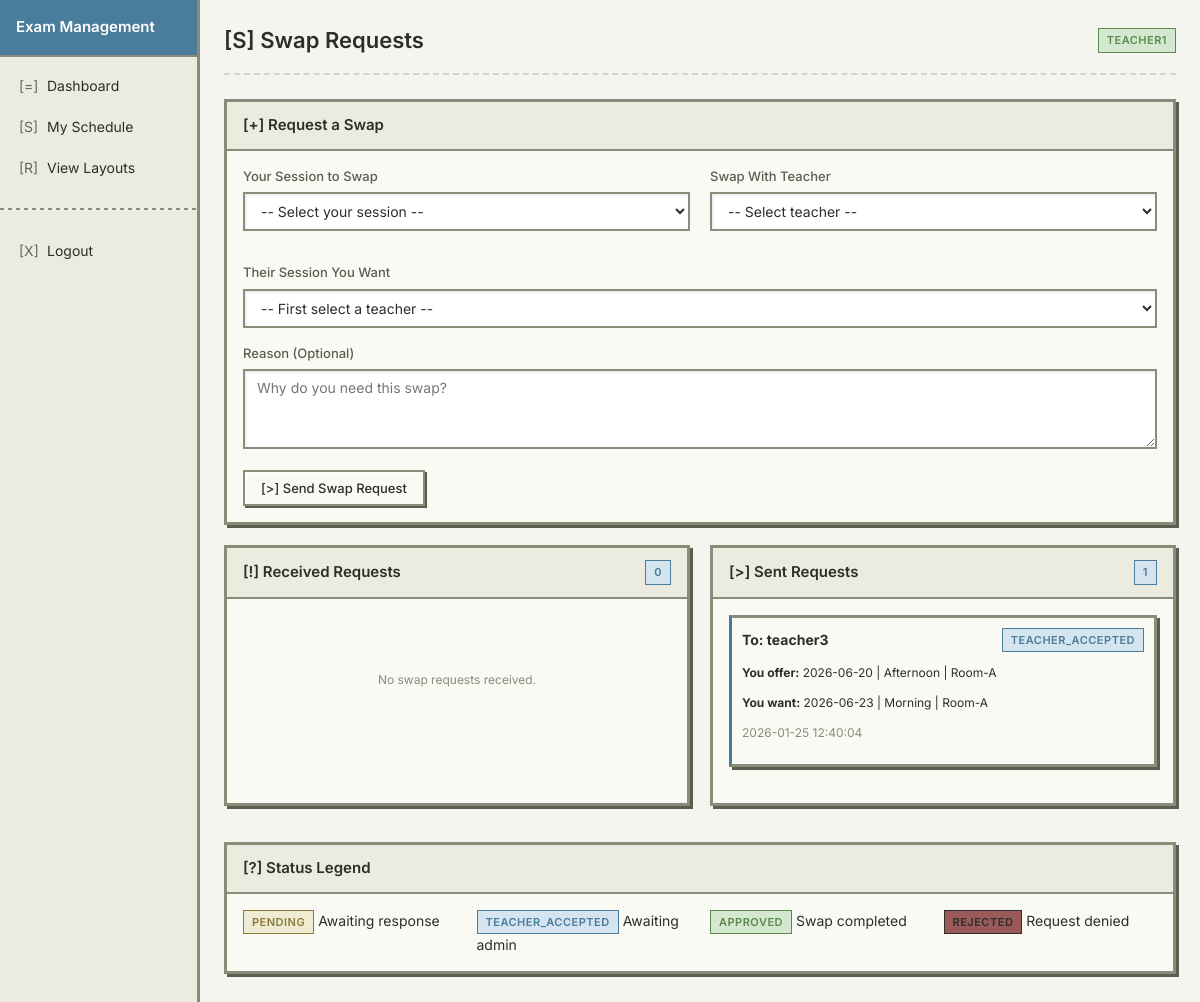
Page /teacher/swap_requests (signed in) on the committed database.
### tables this page shows
CREATE TABLE swap_requests (
            id INTEGER PRIMARY KEY AUTOINCREMENT,
            requester_username TEXT NOT NULL,
            target_username TEXT NOT NULL,
            requester_schedule_id INTEGER NOT NULL,
            target_schedule_id INTEGER NOT NULL,
            status TEXT DEFAULT 'pending',
            reason TEXT,
            admin_notes TEXT,
            created_at TIMESTAMP DEFAULT CURRENT_TIMESTAMP,
            reviewed_at TIMESTAMP,
            reviewed_by TEXT,
            FOREIGN KEY (requester_schedule_id) REFERENCES teacher_schedule(id),
            FOREIGN KEY (target_schedule_id) REFERENCES teacher_schedule(id)
        );

CREATE TABLE teacher_schedule (
            id INTEGER PRIMARY KEY AUTOINCREMENT,
            teacher_username TEXT NOT NULL,
            room_name TEXT NOT NULL,
            exam_date TEXT NOT NULL,
            exam_time TEXT NOT NULL,
            UNIQUE (teacher_username, exam_date, exam_time),
            UNIQUE (room_name, exam_date, exam_time)
        );

### app.py (the view)
@app.route('/teacher/swap_requests')
def teacher_swap_requests():
    if 'username' not in session or session.get('role') != 'teacher':
        flash('Please login as teacher', 'danger')
        return redirect(url_for('login'))
    conn = sqlite3.connect(DB_PATH)
    cursor = conn.cursor()
    cursor.execute('''
        SELECT sr.id, sr.target_username, sr.status, sr.reason, sr.created_at,
               ts1.room_name as my_room, ts1.exam_date as my_date, ts1.exam_time as my_time,
               ts2.room_name as their_room, ts2.exam_date as their_date, ts2.exam_time as their_time
        FROM swap_requests sr
        JOIN teacher_schedule ts1 ON sr.requester_schedule_id = ts1.id
        JOIN teacher_schedule ts2 ON sr.target_schedule_id = ts2.id
        WHERE sr.requester_username = ?
        ORDER BY sr.created_at DESC
    ''', (session['username'],))
    sent_requests = cursor.fetchall()
    cursor.execute('''
        SELECT sr.id, sr.requester_username, sr.status, sr.reason, sr.created_at,
               ts1.room_name as their_room, ts1.exam_date as their_date, ts1.exam_time as their_time,
               ts2.room_name as my_room, ts2.exam_date as my_date, ts2.exam_time as my_time
        FROM swap_requests sr
        JOIN teacher_schedule ts1 ON sr.requester_schedule_id = ts1.id
        JOIN teacher_schedule ts2 ON sr.target_schedule_id = ts2.id
        WHERE sr.target_username = ?
        ORDER BY sr.created_at DESC
    ''', (session['username'],))
    received_requests = cursor.fetchall()
    cursor.execute("SELECT username FROM users WHERE role = 'teacher' AND username != ?",
                  (session['username'],))
    other_teachers = [row[0] for row in cursor.fetchall()]
    cursor.execute('''
        SELECT id, room_name, exam_date, exam_time
        FROM teacher_schedule
        WHERE teacher_username = ?
        ORDER BY exam_date, CASE exam_time WHEN 'Morning' THEN 1 WHEN 'Afternoon' THEN 2 ELSE 3 END
    ''', (session['username'],))
    my_schedule = cursor.fetchall()
    conn.close()
    return render_template('teacher_swap_requests.html',
                         username=session['username'],
                         sent_requests=sent_requests,
                         received_requests=received_requests,
                         other_teachers=other_teachers,
                         my_schedule=my_schedule)

### templates/teacher_swap_requests.html (shortened to what this page needs)
{% extends "base_retro.html" %}
{% block content %}
<div class="page-header">
    <h1>[S] Swap Requests</h1>
    <span class="badge badge-green">{{ username }}</span>
</div>
<div class="card mb-2">
    <div class="card-header">
        <h3>[+] Request a Swap</h3>
    </div>
    <div class="card-body">
        {% if my_schedule and other_teachers %}
        <form method="POST" action="{{ url_for('create_swap_request') }}">
            <div class="grid-2 mb-2">
                <div class="form-group">
                    <label class="form-label">Your Session to Swap</label>
                    <select name="my_schedule_id" class="form-control" required>
                        <option value="">-- Select your session --</option>
                    </select>
                </div>
                <div class="form-group">
                    <label class="form-label">Swap With Teacher</label>
                    <select name="target_username" id="target_teacher" class="form-control" required>
                        <option value="">-- Select teacher --</option>
                    </select>
                </div>
            </div>
            <div class="form-group mb-2">
                <label class="form-label">Their Session You Want</label>
                <select name="target_schedule_id" id="target_schedule" class="form-control" required>
                    <option value="">-- First select a teacher --</option>
                </select>
            </div>
            <div class="form-group mb-2">
                <label class="form-label">Reason (Optional)</label>
                <textarea name="reason" class="form-control" rows="2" placeholder="Why do you need this swap?"></textarea>
            </div>
            <button type="submit" class="btn btn-primary">[>] Send Swap Request</button>
        </form>
        {% else %}
        <div class="empty-state">
            <div class="empty-state-icon">[?]</div>
            <p>No sessions available for swapping.</p>
        </div>
        {% endif %}
    </div>
</div>
<div class="grid-2">
    <div class="card">
        <div class="card-header flex-between">
            <h3>[!] Received Requests</h3>
            <span class="badge badge-blue">{{ received_requests|length }}</span>
        </div>
        <div class="card-body" style="max-height: 400px; overflow-y: auto;">
            {% if received_requests %}
                {% for req in received_requests %}
                <div class="card mb-1" style="border-left: 3px solid {% if req[2] == 'pending' %}#d4a017{% else %}#6b8e6b{% endif %};">
                    <div class="card-body" style="padding: 10px;">
                        <div class="flex-between mb-1">
                            <strong>From: {{ req[1] }}</strong>
                            <span class="badge {% if req[2] == 'pending' %}badge-yellow{% elif req[2] == 'teacher_accepted' %}badge-blue{% else %}badge-green{% endif %}">
                                {{ req[2] }}
                            </span>
                        </div>
                        <div class="text-sm mb-1">
                            <p><strong>They offer:</strong> {{ req[6] }} | {{ req[7] }} | {{ req[5] }}</p>
                            <p><strong>They want:</strong> {{ req[9] }} | {{ req[10] }} | {{ req[8] }}</p>
                        </div>
                        {% if req[3] %}
                        <p class="text-sm text-muted">Reason: {{ req[3] }}</p>
                        {% endif %}
                        {% if req[2] == 'pending' %}
                        <div style="display: flex; gap: 8px; margin-top: 8px;">
                            <form method="POST" action="{{ url_for('respond_swap_request', request_id=req[0]) }}" style="display: inline;">
                                <input type="hidden" name="action" value="accept">
                                <button type="submit" class="btn btn-sm btn-success">[Y] Accept</button>
                            </form>
                            <form method="POST" action="{{ url_for('respond_swap_request', request_id=req[0]) }}" style="display: inline;">
                                <input type="hidden" name="action" value="reject">
                                <button type="submit" class="btn btn-sm btn-danger">[N] Reject</button>
                            </form>
                        </div>
                        {% endif %}
                    </div>
                </div>
                {% endfor %}
            {% else %}
                <div class="empty-state">
                    <p class="text-sm text-muted">No swap requests received.</p>
                </div>
            {% endif %}
        </div>
    </div>
    <div class="card">
        <div class="card-header flex-between">
            <h3>[>] Sent Requests</h3>
            <span class="badge badge-blue">{{ sent_requests|length }}</span>
        </div>
        <div class="card-body" style="max-height: 400px; overflow-y: auto;">
            {% if sent_requests %}
                {% for req in sent_requests %}
                <div class="card mb-1" style="border-left: 3px solid {% if req[2] == 'pending' %}#d4a017{% elif req[2] == 'approved' %}#5a7a5a{% elif req[2] == 'teacher_accepted' %}#4a7a9a{% else %}#9a5a5a{% endif %};">
                    <div class="card-body" style="padding: 10px;">
                        <div class="flex-between mb-1">
                            <strong>To: {{ req[1] }}</strong>
                            <span class="badge {% if req[2] == 'pending' %}badge-yellow{% elif req[2] == 'approved' %}badge-green{% elif req[2] == 'teacher_accepted' %}badge-blue{% else %}badge-red{% endif %}">
                                {{ req[2] }}
                            </span>
                        </div>
                        <div class="text-sm">
                            <p><strong>You offer:</strong> {{ req[6] }} | {{ req[7] }} | {{ req[5] }}</p>
                            <p><strong>You want:</strong> {{ req[9] }} | {{ req[10] }} | {{ req[8] }}</p>
                        </div>
                        <p class="text-sm text-muted mt-1">{{ req[4] }}</p>
                    </div>
                </div>
                {% endfor %}
            {% else %}
                <div class="empty-state">
                    <p class="text-sm text-muted">No swap requests sent.</p>
                </div>
            {% endif %}
        </div>
    </div>
</div>
<div class="card mt-2">
    <div class="card-header">
        <h3>[?] Status Legend</h3>
    </div>
    <div class="card-body">
        <div class="grid-4">
            <div><span class="badge badge-yellow">pending</span> Awaiting response</div>
            <div><span class="badge badge-blue">teacher_accepted</span> Awaiting admin</div>
            <div><span class="badge badge-green">approved</span> Swap completed</div>
            <div><span class="badge" style="background: #9a5a5a;">rejected</span> Request denied</div>
        </div>
    </div>
</div>
{% endblock %}

### rows in the picture
swap_requests: target_username "teacher3", status "TEACHER_ACCEPTED", exam_date "2026-06-20", exam_time "Afternoon", room_name "Room-A", exam_date "2026-06-23", exam_time "Morning", created_at "2026-01-25 12:40:04"

### other values in the picture
{{ username }} "TEACHER1"
{{ received_requests|length }} "0"
{{ sent_requests|length }} "1"
